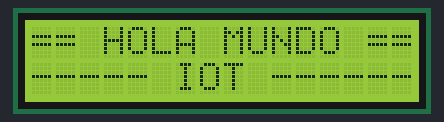
Simulated run of this sketch. Board: Arduino Uno, built with avr-gcc and run on an emulated ATmega328P. Shown: 16×2 character LCD.

Above: at 0.1 s.
At 0.6 s:
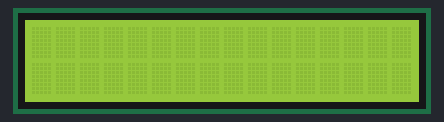

Measured:
- what the display in image 1 shows lasts 0.5 s, from 0.6 s to 1.1 s

The sketch:

LCD_16x2.ino
```cpp
#include <Wire.h>
#include <LiquidCrystal_I2C.h>

LiquidCrystal_I2C lcd(0x27,16,2); // si no te sale con esta direccion  puedes usar (0x3f,16,2) || (0x27,16,2)  ||(0x20,16,2)

void setup() {
  lcd.init();
  lcd.backlight();
  lcd.clear();
  lcd.setCursor(0,0);
  lcd.print("== HOLA MUNDO ==");
  lcd.setCursor (0,1);
  lcd.print("----- IOT ------");
}
void loop() {
  lcd.display();
  delay(500);
  lcd.noDisplay();
  delay(500);
}
```
